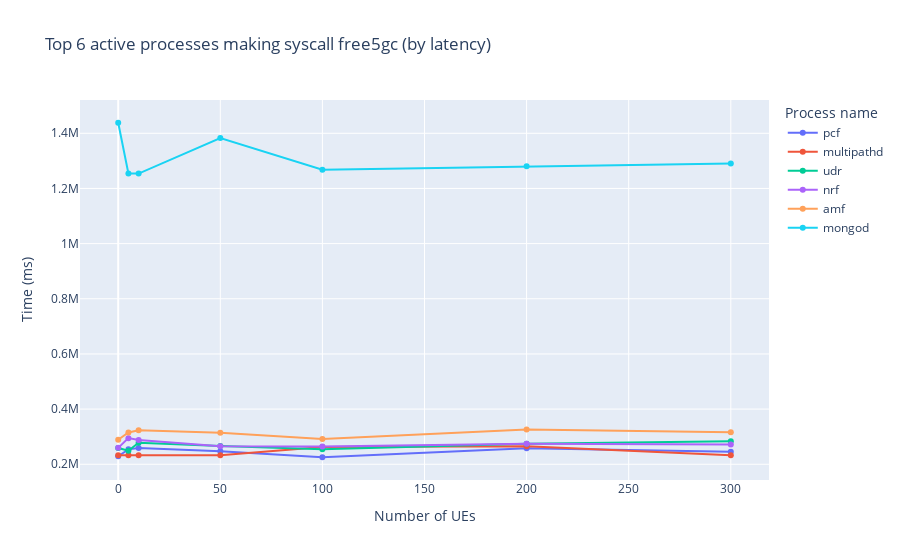
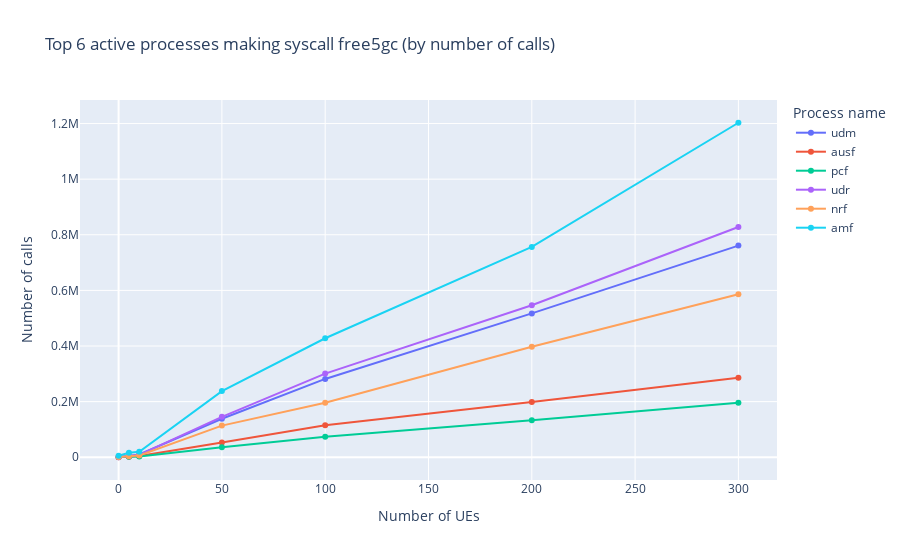
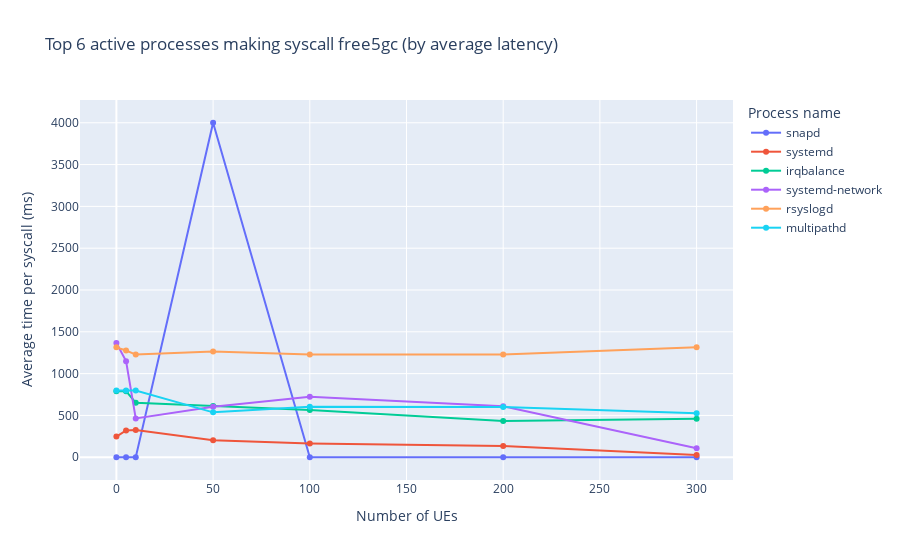
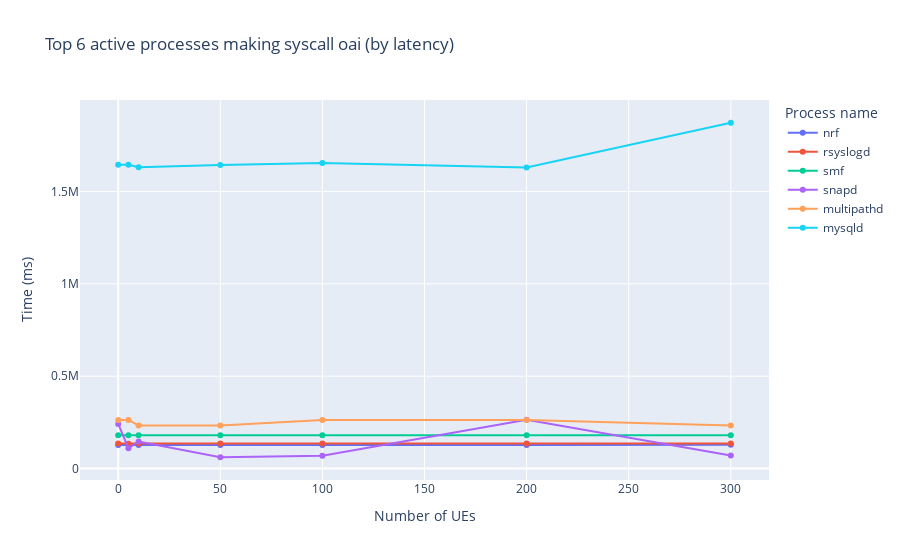

Notebook code for these charts, in order:
### Code cell
""" The top X active syscalls and process per core network
We can look at:
1. The composition of the core network, the system calls that run or maintain the system
2. It can tell us what the system spends most of it's time on
3. For these we can see if they syscalls follow the 'ideal trend' of responding to traffic load

"""
top_n = 6

def top_processes(df, field):
    label_maxes = df.groupby(['comm'])[field].sum().sort_values(ascending=False)

    # Select the top n labels with the highest y-values
    top_labels = label_maxes.head(top_n).index.tolist()

    return top_labels

sysprocess_df = spark.read.option("basePath", basePath).json(
f"{basePath}/cn=*/ues=*/tool=sysprocess")

df_process = sysprocess_df.toPandas()
df_process = remove_noise_processes(df_process, 'comm', ['python3'])
df_process['avg'] = (df_process['time (ms)'] / df_process['count'])

grouped_data = df_process.groupby(['cn'])
for group_name, group_df in grouped_data:
    top_labels = top_processes(group_df, 'time (ms)')

    sysprocess_fig = px.line(group_df[group_df['comm'].isin(top_labels)].sort_values('ues'),
                x="ues", y="time (ms)", color="comm",
                hover_data=["count", "time (ms)"],
                labels={
                     "ues": "Number of UEs",
                     "time (ms)": "Time (ms)",
                     "syscall": "System calls",
                     "count": "Number of calls",
                     "comm": "Process name"
                },
                title=f'Top {top_n} active processes making syscall {group_name[0]} (by latency)',
                markers=True)
    sysprocess_fig.show()

    top_labels = top_processes(group_df, 'count')

    sysprocess_fig = px.line(group_df[group_df['comm'].isin(top_labels)].sort_values('ues'),
                x="ues", y="count", color="comm",
                hover_data=["count", "time (ms)"],
                labels={
                     "ues": "Number of UEs",
                     "time (ms)": "Time (ms)",
                     "syscall": "System calls",
                     "count": "Number of calls",
                     "comm": "Process name"
                },
                title=f'Top {top_n} active processes making syscall {group_name[0]} (by number of calls)',
                markers=True)
    sysprocess_fig.show()

    top_labels = top_processes(group_df, 'avg')

    sysprocess_fig = px.line(group_df[group_df['comm'].isin(top_labels)].sort_values('ues'),
                x="ues", y="avg", color="comm",
                hover_data=["count", "time (ms)"],
                labels={
                     "ues": "Number of UEs",
                     "time (ms)": "Time (ms)",
                     "syscall": "System calls",
                     "count": "Number of calls",
                     "avg": "Average time per syscall (ms)",
                     "comm": "Process name"
                },
                title=f'Top {top_n} active processes making syscall {group_name[0]} (by average latency)',
                markers=True)
    sysprocess_fig.show()

### Figure 1 — Plotly figure (JSON) as saved in the notebook; plotly's stock layout.template omitted (floating-point values rounded to 4 significant figures)
{"data": [{"customdata": [[999], [2206], [3008], [36126], [73516], [132785], [196086]], "hovertemplate": "Process name=pcf<br>Number of UEs=%{x}<br>Time (ms)=%{y}<br>Number of calls=%{customdata[0]}<extra></extra>", "legendgroup": "pcf", "line": {"color": "#636efa", "dash": "solid"}, "marker": {"symbol": "circle"}, "mode": "lines+markers", "name": "pcf", "orientation": "v", "showlegend": true, "type": "scatter", "x": [0, 5, 10, 50, 100, 200, 300], "xaxis": "x", "y": [229000.0, 254100.0, 259000.0, 247200.0, 225400.0, 258400.0, 245100.0], "yaxis": "y"}, {"customdata": [[292], [292], [292], [434], [436], [442], [442]], "hovertemplate": "Process name=multipathd<br>Number of UEs=%{x}<br>Time (ms)=%{y}<br>Number of calls=%{customdata[0]}<extra></extra>", "legendgroup": "multipathd", "line": {"color": "#EF553B", "dash": "solid"}, "marker": {"symbol": "circle"}, "mode": "lines+markers", "name": "multipathd", "orientation": "v", "showlegend": true, "type": "scatter", "x": [0, 5, 10, 50, 100, 200, 300], "xaxis": "x", "y": [233000.0, 233000.0, 233000.0, 233000.0, 263000.0, 265000.0, 233000.0], "yaxis": "y"}, {"customdata": [[1070], [5350], [8490], [145296], [300892], [546774], [827999]], "hovertemplate": "Process name=udr<br>Number of UEs=%{x}<br>Time (ms)=%{y}<br>Number of calls=%{customdata[0]}<extra></extra>", "legendgroup": "udr", "line": {"color": "#00cc96", "dash": "solid"}, "marker": {"symbol": "circle"}, "mode": "lines+markers", "name": "udr", "orientation": "v", "showlegend": true, "type": "scatter", "x": [0, 5, 10, 50, 100, 200, 300], "xaxis": "x", "y": [259000.0, 248900.0, 278100.0, 266400.0, 254800.0, 274000.0, 283500.0], "yaxis": "y"}, {"customdata": [[1086], [3904], [6371], [113822], [195860], [397211], [586459]], "hovertemplate": "Process name=nrf<br>Number of UEs=%{x}<br>Time (ms)=%{y}<br>Number of calls=%{customdata[0]}<extra></extra>", "legendgroup": "nrf", "line": {"color": "#ab63fa", "dash": "solid"}, "marker": {"symbol": "circle"}, "mode": "lines+markers", "name": "nrf", "orientation": "v", "showlegend": true, "type": "scatter", "x": [0, 5, 10, 50, 100, 200, 300], "xaxis": "x", "y": [259500.0, 294700.0, 287800.0, 265000.0, 264500.0, 274700.0, 271500.0], "yaxis": "y"}, {"customdata": [[5295], [16460], [19659], [237796], [427930], [756351], [1202866]], "hovertemplate": "Process name=amf<br>Number of UEs=%{x}<br>Time (ms)=%{y}<br>Number of calls=%{customdata[0]}<extra></extra>", "legendgroup": "amf", "line": {"color": "#FFA15A", "dash": "solid"}, "marker": {"symbol": "circle"}, "mode": "lines+markers", "name": "amf", "orientation": "v", "showlegend": true, "type": "scatter", "x": [0, 5, 10, 50, 100, 200, 300], "xaxis": "x", "y": [289000.0, 315300.0, 322900.0, 314200.0, 291200.0, 326000.0, 316300.0], "yaxis": "y"}, {"customdata": [[7262], [7671], [8301], [22889], [38071], [64780], [95199]], "hovertemplate": "Process name=mongod<br>Number of UEs=%{x}<br>Time (ms)=%{y}<br>Number of calls=%{customdata[0]}<extra></extra>", "legendgroup": "mongod", "line": {"color": "#19d3f3", "dash": "solid"}, "marker": {"symbol": "circle"}, "mode": "lines+markers", "name": "mongod", "orientation": "v", "showlegend": true, "type": "scatter", "x": [0, 5, 10, 50, 100, 200, 300], "xaxis": "x", "y": [1438000.0, 1254000.0, 1254000.0, 1383000.0, 1268000.0, 1280000.0, 1290000.0], "yaxis": "y"}], "layout": {"legend": {"title": {"text": "Process name"}, "tracegroupgap": 0}, "title": {"text": "Top 6 active processes making syscall free5gc (by latency)"}, "xaxis": {"anchor": "y", "domain": [0, 1], "title": {"text": "Number of UEs"}}, "yaxis": {"anchor": "x", "domain": [0, 1], "title": {"text": "Time (ms)"}}}}

### Figure 2 — Plotly figure (JSON) as saved in the notebook; plotly's stock layout.template omitted (floating-point values rounded to 4 significant figures)
{"data": [{"customdata": [[0.1282], [185100.0], [67050.0], [27510.0], [43030.0], [67170.0], [104600.0]], "hovertemplate": "Process name=udm<br>Number of UEs=%{x}<br>Number of calls=%{y}<br>Time (ms)=%{customdata[0]}<extra></extra>", "legendgroup": "udm", "line": {"color": "#636efa", "dash": "solid"}, "marker": {"symbol": "circle"}, "mode": "lines+markers", "name": "udm", "orientation": "v", "showlegend": true, "type": "scatter", "x": [0, 5, 10, 50, 100, 200, 300], "xaxis": "x", "y": [2, 3949, 9960, 138513, 281622, 517270, 761115], "yaxis": "y"}, {"customdata": [[10.2], [64290.0], [64740.0], [16800.0], [20600.0], [27940.0], [43350.0]], "hovertemplate": "Process name=ausf<br>Number of UEs=%{x}<br>Number of calls=%{y}<br>Time (ms)=%{customdata[0]}<extra></extra>", "legendgroup": "ausf", "line": {"color": "#EF553B", "dash": "solid"}, "marker": {"symbol": "circle"}, "mode": "lines+markers", "name": "ausf", "orientation": "v", "showlegend": true, "type": "scatter", "x": [0, 5, 10, 50, 100, 200, 300], "xaxis": "x", "y": [2, 1578, 4214, 53065, 115474, 198638, 286136], "yaxis": "y"}, {"customdata": [[229000.0], [254100.0], [259000.0], [247200.0], [225400.0], [258400.0], [245100.0]], "hovertemplate": "Process name=pcf<br>Number of UEs=%{x}<br>Number of calls=%{y}<br>Time (ms)=%{customdata[0]}<extra></extra>", "legendgroup": "pcf", "line": {"color": "#00cc96", "dash": "solid"}, "marker": {"symbol": "circle"}, "mode": "lines+markers", "name": "pcf", "orientation": "v", "showlegend": true, "type": "scatter", "x": [0, 5, 10, 50, 100, 200, 300], "xaxis": "x", "y": [999, 2206, 3008, 36126, 73516, 132785, 196086], "yaxis": "y"}, {"customdata": [[259000.0], [248900.0], [278100.0], [266400.0], [254800.0], [274000.0], [283500.0]], "hovertemplate": "Process name=udr<br>Number of UEs=%{x}<br>Number of calls=%{y}<br>Time (ms)=%{customdata[0]}<extra></extra>", "legendgroup": "udr", "line": {"color": "#ab63fa", "dash": "solid"}, "marker": {"symbol": "circle"}, "mode": "lines+markers", "name": "udr", "orientation": "v", "showlegend": true, "type": "scatter", "x": [0, 5, 10, 50, 100, 200, 300], "xaxis": "x", "y": [1070, 5350, 8490, 145296, 300892, 546774, 827999], "yaxis": "y"}, {"customdata": [[259500.0], [294700.0], [287800.0], [265000.0], [264500.0], [274700.0], [271500.0]], "hovertemplate": "Process name=nrf<br>Number of UEs=%{x}<br>Number of calls=%{y}<br>Time (ms)=%{customdata[0]}<extra></extra>", "legendgroup": "nrf", "line": {"color": "#FFA15A", "dash": "solid"}, "marker": {"symbol": "circle"}, "mode": "lines+markers", "name": "nrf", "orientation": "v", "showlegend": true, "type": "scatter", "x": [0, 5, 10, 50, 100, 200, 300], "xaxis": "x", "y": [1086, 3904, 6371, 113822, 195860, 397211, 586459], "yaxis": "y"}, {"customdata": [[289000.0], [315300.0], [322900.0], [314200.0], [291200.0], [326000.0], [316300.0]], "hovertemplate": "Process name=amf<br>Number of UEs=%{x}<br>Number of calls=%{y}<br>Time (ms)=%{customdata[0]}<extra></extra>", "legendgroup": "amf", "line": {"color": "#19d3f3", "dash": "solid"}, "marker": {"symbol": "circle"}, "mode": "lines+markers", "name": "amf", "orientation": "v", "showlegend": true, "type": "scatter", "x": [0, 5, 10, 50, 100, 200, 300], "xaxis": "x", "y": [5295, 16460, 19659, 237796, 427930, 756351, 1202866], "yaxis": "y"}], "layout": {"legend": {"title": {"text": "Process name"}, "tracegroupgap": 0}, "title": {"text": "Top 6 active processes making syscall free5gc (by number of calls)"}, "xaxis": {"anchor": "y", "domain": [0, 1], "title": {"text": "Number of UEs"}}, "yaxis": {"anchor": "x", "domain": [0, 1], "title": {"text": "Number of calls"}}}}

### Figure 3 — Plotly figure (JSON) as saved in the notebook; plotly's stock layout.template omitted (floating-point values rounded to 4 significant figures)
{"data": [{"customdata": [[5, 0.2008], [13, 0.5159], [106, 4.707], [15, 60000.0], [302, 96.75], [1318, 6.315], [5, 0.1247]], "hovertemplate": "Process name=snapd<br>Number of UEs=%{x}<br>Average time per syscall (ms)=%{y}<br>Number of calls=%{customdata[0]}<br>Time (ms)=%{customdata[1]}<extra></extra>", "legendgroup": "snapd", "line": {"color": "#636efa", "dash": "solid"}, "marker": {"symbol": "circle"}, "mode": "lines+markers", "name": "snapd", "orientation": "v", "showlegend": true, "type": "scatter", "x": [0, 5, 10, 50, 100, 200, 300], "xaxis": "x", "y": [0.04017, 0.03968, 0.04441, 4000.0, 0.3204, 0.004792, 0.02494], "yaxis": "y"}, {"customdata": [[116, 28680.0], [158, 50690.0], [181, 58970.0], [164, 33180.0], [191, 31310.0], [166, 22380.0], [192, 5432.0]], "hovertemplate": "Process name=systemd<br>Number of UEs=%{x}<br>Average time per syscall (ms)=%{y}<br>Number of calls=%{customdata[0]}<br>Time (ms)=%{customdata[1]}<extra></extra>", "legendgroup": "systemd", "line": {"color": "#EF553B", "dash": "solid"}, "marker": {"symbol": "circle"}, "mode": "lines+markers", "name": "systemd", "orientation": "v", "showlegend": true, "type": "scatter", "x": [0, 5, 10, 50, 100, 200, 300], "xaxis": "x", "y": [247.3, 320.8, 325.8, 202.3, 163.9, 134.8, 28.29], "yaxis": "y"}, {"customdata": [[76, 60000.0], [76, 60000.0], [92, 60000.0], [98, 59990.0], [106, 60000.0], [138, 60000.0], [130, 60000.0]], "hovertemplate": "Process name=irqbalance<br>Number of UEs=%{x}<br>Average time per syscall (ms)=%{y}<br>Number of calls=%{customdata[0]}<br>Time (ms)=%{customdata[1]}<extra></extra>", "legendgroup": "irqbalance", "line": {"color": "#00cc96", "dash": "solid"}, "marker": {"symbol": "circle"}, "mode": "lines+markers", "name": "irqbalance", "orientation": "v", "showlegend": true, "type": "scatter", "x": [0, 5, 10, 50, 100, 200, 300], "xaxis": "x", "y": [789.5, 789.5, 652.2, 612.2, 566.1, 434.8, 461.5], "yaxis": "y"}, {"customdata": [[45, 61440.0], [49, 56320.0], [74, 34350.0], [93, 56060.0], [45, 32510.0], [45, 27390.0], [110, 11750.0]], "hovertemplate": "Process name=systemd-network<br>Number of UEs=%{x}<br>Average time per syscall (ms)=%{y}<br>Number of calls=%{customdata[0]}<br>Time (ms)=%{customdata[1]}<extra></extra>", "legendgroup": "systemd-network", "line": {"color": "#ab63fa", "dash": "solid"}, "marker": {"symbol": "circle"}, "mode": "lines+markers", "name": "systemd-network", "orientation": "v", "showlegend": true, "type": "scatter", "x": [0, 5, 10, 50, 100, 200, 300], "xaxis": "x", "y": [1365.0, 1149.0, 464.2, 602.8, 722.5, 608.7, 106.8], "yaxis": "y"}, {"customdata": [[99, 130100.0], [102, 130100.0], [106, 130100.0], [103, 130100.0], [106, 130100.0], [106, 130100.0], [99, 130100.0]], "hovertemplate": "Process name=rsyslogd<br>Number of UEs=%{x}<br>Average time per syscall (ms)=%{y}<br>Number of calls=%{customdata[0]}<br>Time (ms)=%{customdata[1]}<extra></extra>", "legendgroup": "rsyslogd", "line": {"color": "#FFA15A", "dash": "solid"}, "marker": {"symbol": "circle"}, "mode": "lines+markers", "name": "rsyslogd", "orientation": "v", "showlegend": true, "type": "scatter", "x": [0, 5, 10, 50, 100, 200, 300], "xaxis": "x", "y": [1314.0, 1276.0, 1227.0, 1263.0, 1228.0, 1228.0, 1314.0], "yaxis": "y"}, {"customdata": [[292, 233000.0], [292, 233000.0], [292, 233000.0], [434, 233000.0], [436, 263000.0], [442, 265000.0], [442, 233000.0]], "hovertemplate": "Process name=multipathd<br>Number of UEs=%{x}<br>Average time per syscall (ms)=%{y}<br>Number of calls=%{customdata[0]}<br>Time (ms)=%{customdata[1]}<extra></extra>", "legendgroup": "multipathd", "line": {"color": "#19d3f3", "dash": "solid"}, "marker": {"symbol": "circle"}, "mode": "lines+markers", "name": "multipathd", "orientation": "v", "showlegend": true, "type": "scatter", "x": [0, 5, 10, 50, 100, 200, 300], "xaxis": "x", "y": [798.0, 798.0, 798.0, 536.9, 603.3, 599.6, 527.2], "yaxis": "y"}], "layout": {"legend": {"title": {"text": "Process name"}, "tracegroupgap": 0}, "title": {"text": "Top 6 active processes making syscall free5gc (by average latency)"}, "xaxis": {"anchor": "y", "domain": [0, 1], "title": {"text": "Number of UEs"}}, "yaxis": {"anchor": "x", "domain": [0, 1], "title": {"text": "Average time per syscall (ms)"}}}}

### Figure 4 — Plotly figure (JSON) as saved in the notebook; plotly's stock layout.template omitted (floating-point values rounded to 4 significant figures)
{"data": [{"customdata": [[69623], [69382], [69551], [69512], [69796], [69731], [69717]], "hovertemplate": "Process name=nrf<br>Number of UEs=%{x}<br>Time (ms)=%{y}<br>Number of calls=%{customdata[0]}<extra></extra>", "legendgroup": "nrf", "line": {"color": "#636efa", "dash": "solid"}, "marker": {"symbol": "circle"}, "mode": "lines+markers", "name": "nrf", "orientation": "v", "showlegend": true, "type": "scatter", "x": [0, 5, 10, 50, 100, 200, 300], "xaxis": "x", "y": [127900.0, 127900.0, 127900.0, 128000.0, 128100.0, 127900.0, 128200.0], "yaxis": "y"}, {"customdata": [[1481], [1463], [1270], [1383], [1490], [1521], [1891]], "hovertemplate": "Process name=rsyslogd<br>Number of UEs=%{x}<br>Time (ms)=%{y}<br>Number of calls=%{customdata[0]}<extra></extra>", "legendgroup": "rsyslogd", "line": {"color": "#EF553B", "dash": "solid"}, "marker": {"symbol": "circle"}, "mode": "lines+markers", "name": "rsyslogd", "orientation": "v", "showlegend": true, "type": "scatter", "x": [0, 5, 10, 50, 100, 200, 300], "xaxis": "x", "y": [135100.0, 134900.0, 135000.0, 135100.0, 135100.0, 135000.0, 135000.0], "yaxis": "y"}, {"customdata": [[1408], [1417], [1418], [1415], [1900], [1895], [1912]], "hovertemplate": "Process name=smf<br>Number of UEs=%{x}<br>Time (ms)=%{y}<br>Number of calls=%{customdata[0]}<extra></extra>", "legendgroup": "smf", "line": {"color": "#00cc96", "dash": "solid"}, "marker": {"symbol": "circle"}, "mode": "lines+markers", "name": "smf", "orientation": "v", "showlegend": true, "type": "scatter", "x": [0, 5, 10, 50, 100, 200, 300], "xaxis": "x", "y": [180100.0, 180100.0, 180100.0, 180100.0, 180100.0, 180100.0, 180100.0], "yaxis": "y"}, {"customdata": [[2393], [2397], [2497], [2785], [5382], [3774], [4752]], "hovertemplate": "Process name=snapd<br>Number of UEs=%{x}<br>Time (ms)=%{y}<br>Number of calls=%{customdata[0]}<extra></extra>", "legendgroup": "snapd", "line": {"color": "#ab63fa", "dash": "solid"}, "marker": {"symbol": "circle"}, "mode": "lines+markers", "name": "snapd", "orientation": "v", "showlegend": true, "type": "scatter", "x": [0, 5, 10, 50, 100, 200, 300], "xaxis": "x", "y": [241700.0, 109900.0, 146300.0, 61160.0, 69830.0, 263600.0, 71210.0], "yaxis": "y"}, {"customdata": [[293], [293], [292], [292], [436], [436], [434]], "hovertemplate": "Process name=multipathd<br>Number of UEs=%{x}<br>Time (ms)=%{y}<br>Number of calls=%{customdata[0]}<extra></extra>", "legendgroup": "multipathd", "line": {"color": "#FFA15A", "dash": "solid"}, "marker": {"symbol": "circle"}, "mode": "lines+markers", "name": "multipathd", "orientation": "v", "showlegend": true, "type": "scatter", "x": [0, 5, 10, 50, 100, 200, 300], "xaxis": "x", "y": [263000.0, 263000.0, 233000.0, 233000.0, 263000.0, 263000.0, 233000.0], "yaxis": "y"}, {"customdata": [[22930], [22959], [22946], [22927], [41761], [41768], [137348]], "hovertemplate": "Process name=mysqld<br>Number of UEs=%{x}<br>Time (ms)=%{y}<br>Number of calls=%{customdata[0]}<extra></extra>", "legendgroup": "mysqld", "line": {"color": "#19d3f3", "dash": "solid"}, "marker": {"symbol": "circle"}, "mode": "lines+markers", "name": "mysqld", "orientation": "v", "showlegend": true, "type": "scatter", "x": [0, 5, 10, 50, 100, 200, 300], "xaxis": "x", "y": [1644000.0, 1645000.0, 1631000.0, 1644000.0, 1654000.0, 1630000.0, 1872000.0], "yaxis": "y"}], "layout": {"legend": {"title": {"text": "Process name"}, "tracegroupgap": 0}, "title": {"text": "Top 6 active processes making syscall oai (by latency)"}, "xaxis": {"anchor": "y", "domain": [0, 1], "title": {"text": "Number of UEs"}}, "yaxis": {"anchor": "x", "domain": [0, 1], "title": {"text": "Time (ms)"}}}}
